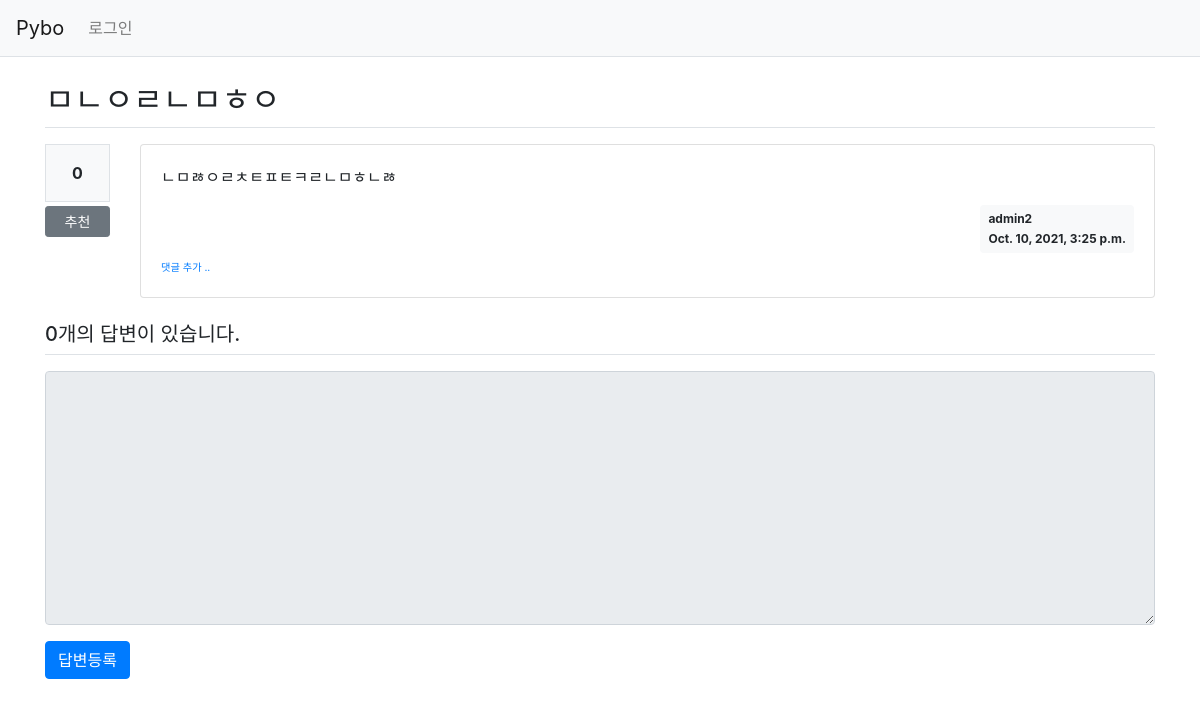
The page /pybo/308/ on the database as committed earlier.
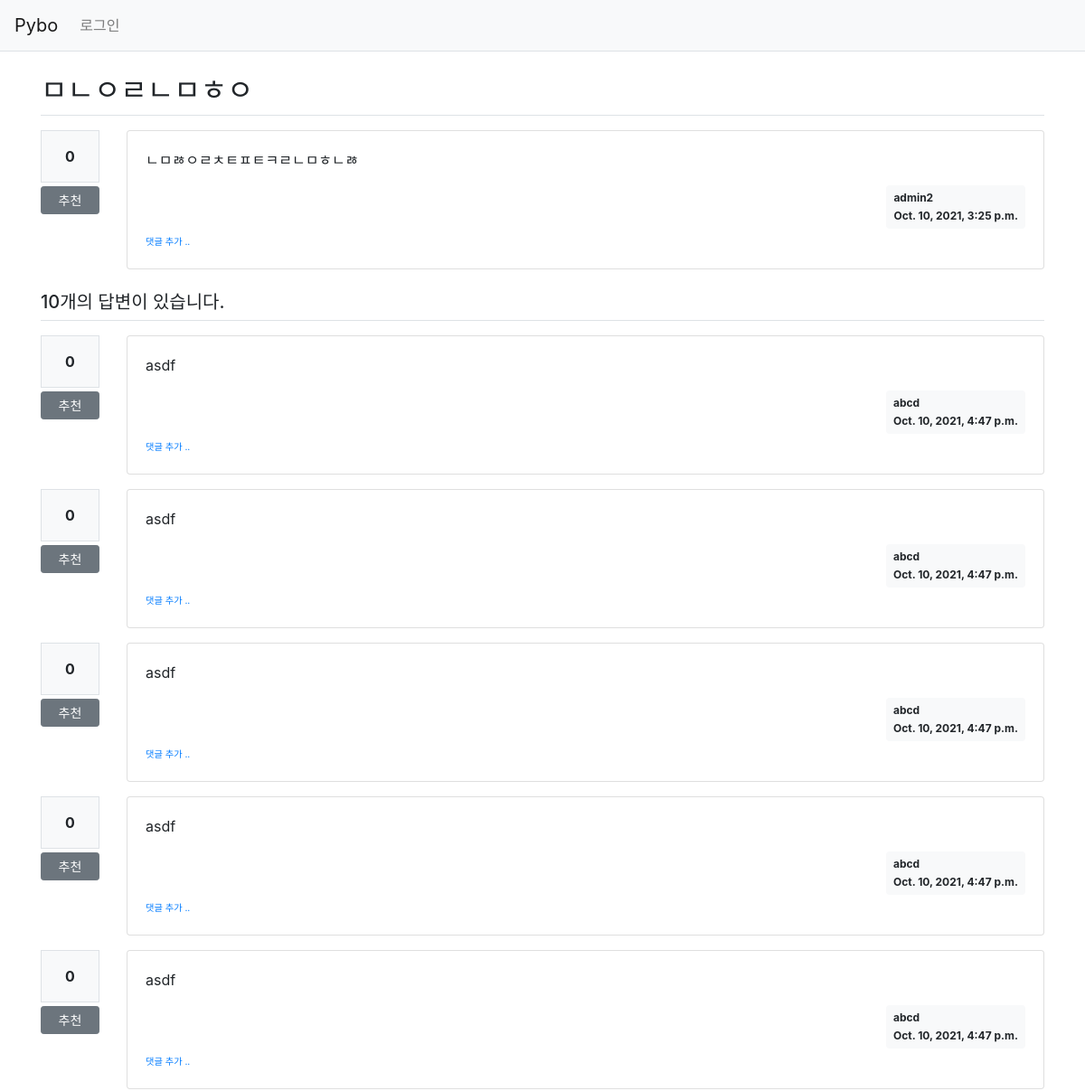
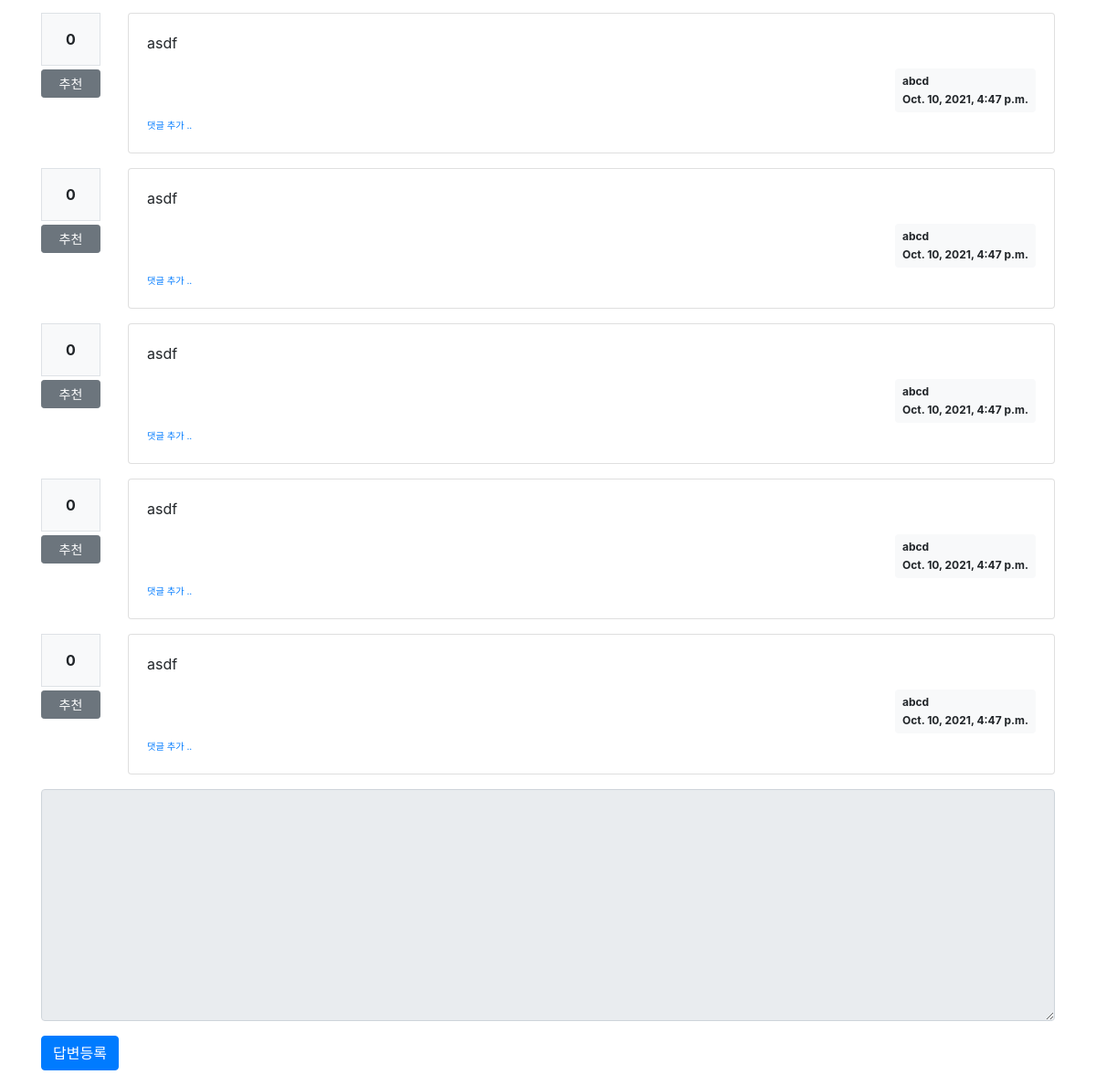
The same page on the database as committed later (2 pictures, top to bottom).
### pybo/models.py (models this page shows, shortened)
class Question(models.Model):
    author = models.ForeignKey(User, on_delete=models.CASCADE, related_name='author_question')
    subject = models.CharField(max_length=200)
    content = models.TextField()
    modify_date = models.DateTimeField(null=True, blank=True)
    create_date = models.DateTimeField()
    voter = models.ManyToManyField(User, related_name='voter_question')  # 추천인 추가

class Answer(models.Model):
    author = models.ForeignKey(User, on_delete=models.CASCADE, related_name='author_answer')
    question = models.ForeignKey(Question, on_delete=models.CASCADE)
    content = models.TextField()
    modify_date = models.DateTimeField(null=True, blank=True)
    create_date = models.DateTimeField()
    voter = models.ManyToManyField(User, related_name='voter_answer')

### pybo/views/base_views.py (the view)
def detail(request, question_id):
    question = get_object_or_404(Question, pk=question_id)
    context = {'question': question}
    return render(request, 'pybo/question_detail.html', context)

### pybo/templatetags/pybo_filter.py (called while the page is built)
@register.filter()
def mark(value):
    extensions = ["nl2br", "fenced_code"]
    return mark_safe(markdown.markdown(value, extensions=extensions))

### templates/pybo/question_detail.html (shortened to what this page needs)
{% extends 'base.html' %}
{% load pybo_filter %}
{% load pybo_filter %}
{% block content %}
<div class="container my-3">
    <h2 class="border-bottom py-2">{{ question.subject }}</h2>
    <div class="row my-3">
        <div class="col-1">
            <div class="bg-light text-center p-3 border font-weight-bolder mb-1">{{question.voter.count}}</div>
            <a href="#" data-uri="{% url 'pybo:vote_question' question.id  %}"
               class="recommend btn btn-sm btn-secondary btn-block my-1">추천</a>
        </div>
        <div class="col-11">
            <div class="card">
                <div class="card-body">
                    <div class="card-text">{{ question.content|mark }}</div>
                    <div class="d-flex justify-content-end">
                        <div class="badge badge-light p-2 text-left">
                            <div class="mb-2">{{ question.author.username }}</div>
                            <div>{{ question.create_date }}</div>
                        </div>
                    </div>
                    <div>
                        <a href="{% url 'pybo:comment_create_question' question.id  %}"
                        class="small"><small>댓글 추가 ..</small></a>
                    </div>
                </div>
            </div>
        </div>
    </div>
    <h5 class="border-bottom my-3 py-2">{{question.answer_set.count}}개의 답변이 있습니다.</h5>
    {% for answer in question.answer_set.all %}
    <div class="row my-3">
        <div class="col-1">
            <div class="bg-light text-center p-3 border font-weight-bolder mb-1">{{answer.voter.count}}</div>
            <a href="#" data-uri="{% url 'pybo:vote_answer' answer.id  %}"
                class="recommend btn btn-sm btn-secondary btn-block my-1">추천</a>
        </div>
        <div class="col-11">
            <div class="card">
                <div class="card-body">
                    <div class="card-text">{{ answer.content|mark }}</div>
                    <div class="d-flex justify-content-end">
                        <div class="badge badge-light p-2 text-left">
                            <div class="mb-2">{{ answer.author.username }}</div>
                            <div>{{ answer.create_date }}</div>
                        </div>
                    </div>
                    <div>
                        <a href="{% url 'pybo:comment_create_answer' answer.id  %}"
                        class="small"><small>댓글 추가 ..</small></a>
                    </div>
                </div>
            </div>
        </div>
    </div>
    {% endfor %}
    <form action="{% url 'pybo:answer_create' question.id %}" method="post" class="my-3">
        <div class="form-group">
            <textarea {% if not user.is_authenticated %}disabled{% endif %}
              name="content" id="content" class="form-control" rows="10"></textarea>
        </div>
        <input type="submit" value="답변등록" class="btn btn-primary">
    </form>
</div>
{% endblock %}

### templates/base.html (shortened to what this page needs)
{% load static %}
<!doctype html>
<html lang="ko">
    <head>
        <link rel="stylesheet" type="text/css" href="{% static 'bootstrap.min.css' %}">
        <link rel="stylesheet" type="text/css" href="{% static 'style.css' %}">
    </head>
    <body>
        {% include "navbar.html" %}
        {% block content %}
        {% endblock %}
    </body>
</html>

### templates/navbar.html (shortened to what this page needs)
<nav class="navbar navbar-expand-lg navbar-light bg-light border-bottom">
    <a class="navbar-brand" href="{% url 'pybo:index' %}">Pybo</a>
    <div class="collapse navbar-collapse flex-grow-0" id="navbarNav">
        <ul class="navbar-nav">
            <li class="nav-item ">
                {% if user.is_authenticated %}
                <a class="nav-link" href="{% url 'common:logout' %}">{{ user.username }} (로그아웃)</a>
                {% else %}
                <a class="nav-link" href="{% url 'common:login' %}">로그인</a>
                {% endif %}
            </li>
        </ul>
    </div>
</nav>

Rows that differ between the two databases and show on the page:
computed for Question "ㅁㄴㅇㄹㄴㅁㅎㅇ": answer_set.count "0" → "10"
added Answer: voter.count "0", content|mark "asdf", author.username "abcd", create_date "Oct. 10, 2021, 4:47 p.m."
added Answer: voter.count "0", content|mark "asdf", author.username "abcd", create_date "Oct. 10, 2021, 4:47 p.m."
added Answer: voter.count "0", content|mark "asdf", author.username "abcd", create_date "Oct. 10, 2021, 4:47 p.m."
added Answer: voter.count "0", content|mark "asdf", author.username "abcd", create_date "Oct. 10, 2021, 4:47 p.m."
added Answer: voter.count "0", content|mark "asdf", author.username "abcd", create_date "Oct. 10, 2021, 4:47 p.m."
added Answer: voter.count "0", content|mark "asdf", author.username "abcd", create_date "Oct. 10, 2021, 4:47 p.m."
added Answer: voter.count "0", content|mark "asdf", author.username "abcd", create_date "Oct. 10, 2021, 4:47 p.m."
added Answer: voter.count "0", content|mark "asdf", author.username "abcd", create_date "Oct. 10, 2021, 4:47 p.m."
added Answer: voter.count "0", content|mark "asdf", author.username "abcd", create_date "Oct. 10, 2021, 4:47 p.m."
added Answer: voter.count "0", content|mark "asdf", author.username "abcd", create_date "Oct. 10, 2021, 4:47 p.m."
